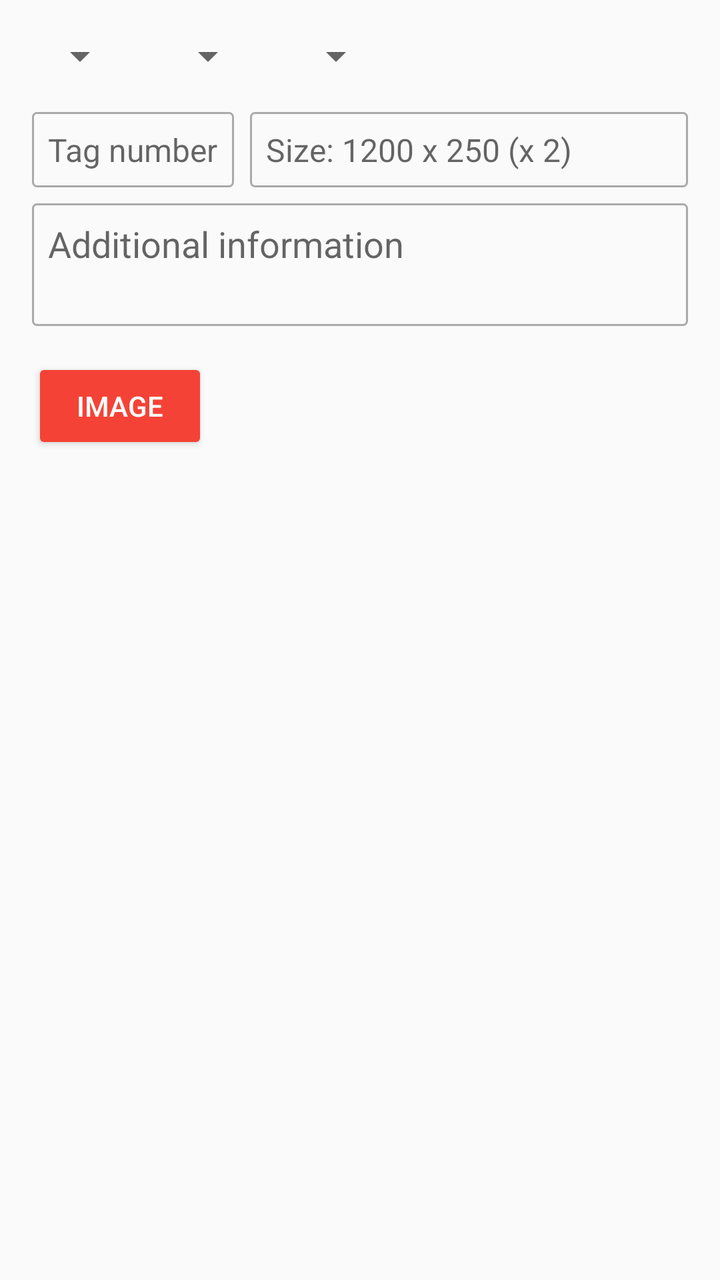
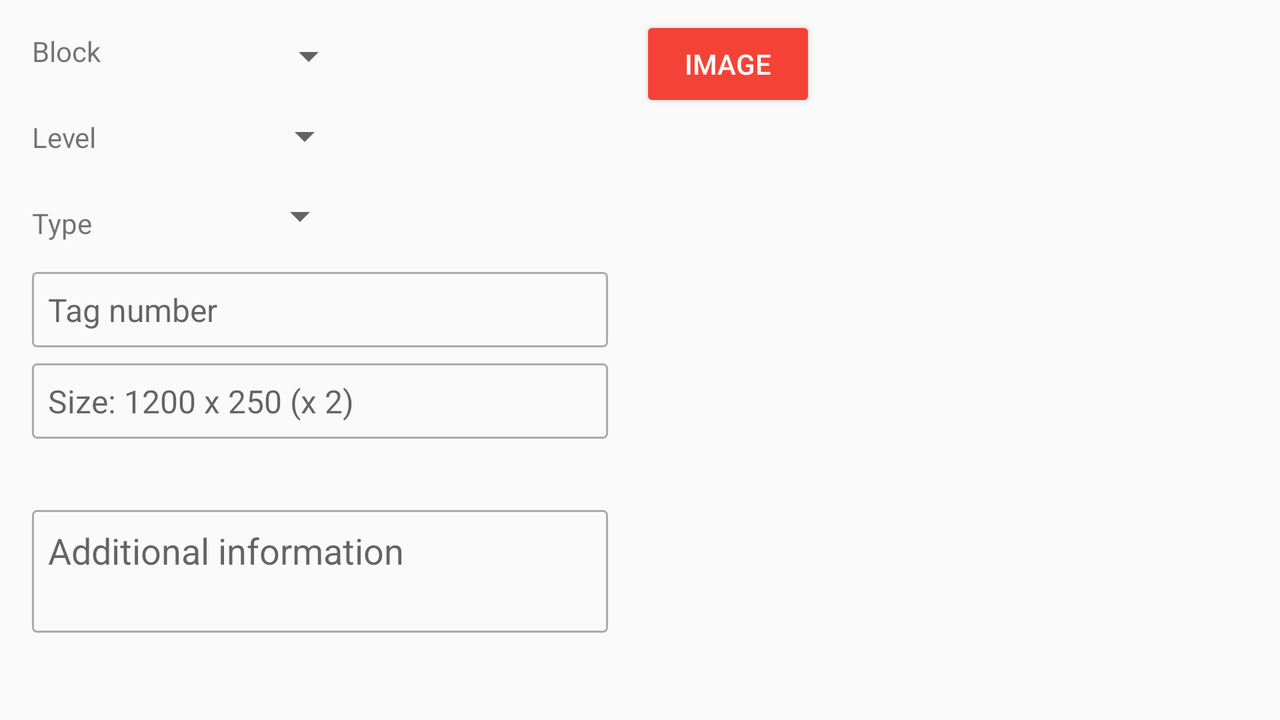

Two renders of one Android screen. The first uses the default layout on a phone; the second uses the alternative layout the repository ships for a different screen configuration, on a matching device. The two XML files are below.
<!-- AndroidManifest.xml: application theme AppTheme -->
<!-- res/layout/fragment_record_form.xml -->
<?xml version="1.0" encoding="utf-8"?>
    <android.support.constraint.ConstraintLayout
        xmlns:android="http://schemas.android.com/apk/res/android"
        xmlns:app="http://schemas.android.com/apk/res-auto"
        xmlns:tools="http://schemas.android.com/tools"
        android:layout_width="match_parent"
        android:layout_height="match_parent"
        tools:context=".RecordFormFragment">


        <Spinner
        android:id="@+id/block_spinner"
        android:layout_width="wrap_content"
        android:layout_height="wrap_content"
        android:layout_marginStart="16dp"
        android:layout_marginTop="16dp"
        app:layout_constraintStart_toStartOf="parent"
        app:layout_constraintTop_toTopOf="parent"/>

    <Spinner
        android:id="@+id/level_spinner"
        android:layout_width="wrap_content"
        android:layout_height="wrap_content"
        android:layout_marginStart="16dp"
        app:layout_constraintStart_toEndOf="@+id/block_spinner"
        app:layout_constraintTop_toTopOf="@+id/block_spinner"/>

    <EditText
        android:id="@+id/et_tag"
        android:layout_width="0dp"
        android:layout_height="wrap_content"
        android:layout_marginStart="16dp"
        android:layout_marginTop="16dp"
        android:background="@drawable/edit_text_bg"
        android:hint="Tag number"
        android:padding="8dp"
        android:textSize="16sp"
        app:layout_constraintStart_toStartOf="parent"
        app:layout_constraintTop_toBottomOf="@+id/block_spinner"/>

    <EditText
        android:id="@+id/et_size"
        android:layout_width="0dp"
        android:layout_height="wrap_content"
        android:layout_marginEnd="16dp"
        android:layout_marginStart="8dp"
        android:background="@drawable/edit_text_bg"
        android:hint="Size: 1200 x 250 (x 2)"
        android:padding="8dp"
        android:textSize="16sp"
        app:layout_constraintBaseline_toBaselineOf="@+id/et_tag"
        app:layout_constraintEnd_toEndOf="parent"
        app:layout_constraintStart_toEndOf="@+id/et_tag"/>

    <Spinner
        android:id="@+id/record_type_spinner"
        android:layout_width="wrap_content"
        android:layout_height="wrap_content"
        android:layout_marginStart="16dp"
        app:layout_constraintStart_toEndOf="@+id/level_spinner"
        app:layout_constraintTop_toTopOf="@+id/level_spinner"/>

    <EditText
        android:id="@+id/et_additional_info"
        android:layout_width="0dp"
        android:layout_height="wrap_content"
        android:layout_marginEnd="16dp"
        android:layout_marginStart="16dp"
        android:layout_marginTop="8dp"
        android:background="@drawable/edit_text_bg"
        android:ems="10"
        android:gravity="start"
        android:hint="Additional information"
        android:inputType="textMultiLine"
        android:lines="2"
        android:padding="8dp"
        android:textAllCaps="false"
        app:layout_constraintEnd_toEndOf="parent"
        app:layout_constraintStart_toStartOf="parent"
        app:layout_constraintTop_toBottomOf="@+id/et_size"/>

    <Button
        android:id="@+id/btn_add_image"
        android:layout_width="wrap_content"
        android:layout_height="wrap_content"
        android:layout_marginStart="16dp"
        android:layout_marginTop="16dp"
        android:drawableStart="@drawable/ic_add_white_24dp"
        android:text="@string/add_image_btn_text"
        android:textColor="@android:color/white"
        android:theme="@style/PrimaryButton"
        app:layout_constraintStart_toStartOf="parent"
        app:layout_constraintTop_toBottomOf="@+id/et_additional_info"/>

    <GridView
        android:id="@+id/image_gird_view"
        android:layout_width="0dp"
        android:layout_height="0dp"
        android:layout_marginBottom="8dp"
        android:layout_marginTop="8dp"
        android:horizontalSpacing="@dimen/grid_view_horizontal_spacing"
        android:numColumns="auto_fit"
        android:stretchMode="columnWidth"
        android:verticalSpacing="@dimen/grid_view_vertical_spacing"
        app:layout_constraintBottom_toBottomOf="parent"
        app:layout_constraintEnd_toEndOf="parent"
        app:layout_constraintStart_toStartOf="parent"
        app:layout_constraintTop_toBottomOf="@+id/btn_add_image"/>

    </android.support.constraint.ConstraintLayout>
<!-- resources referenced by this layout -->
<resources>
  <dimen name="grid_view_horizontal_spacing">2dp</dimen>
  <dimen name="grid_view_vertical_spacing">2dp</dimen>
  <!-- drawable edit_text_bg (drawable) -->
  <?xml version="1.0" encoding="utf-8"?>
  <shape xmlns:android="http://schemas.android.com/apk/res/android"
      android:shape="rectangle">
      <corners
          android:radius="2dp"/>
      <stroke
          android:color="@android:color/darker_gray"
          android:width="1dp"/>
  </shape>
  <string name="add_image_btn_text">Image</string>
  
      // menu main
  <style name="PrimaryButton" parent="Theme.AppCompat">
          <item name="colorButtonNormal">@color/colorPrimary</item>
          <item name="colorControlHighlight">@color/colorAccent</item>
      </style>
  <style name="AppTheme" parent="Theme.AppCompat.Light.DarkActionBar">
          
          <item name="colorPrimary">@color/colorPrimary</item>
          <item name="colorPrimaryDark">@color/colorPrimaryDark</item>
          <item name="colorAccent">@color/colorAccent</item>
      </style>
  <color name="colorPrimary">#F44336</color>
  <color name="colorAccent">#FF5252</color>
  <color name="colorPrimaryDark">#D32F2F</color>
</resources>
<!-- res/layout-land/fragment_record_form.xml (the repository's variant of the layout above) -->
<!-- drawn on the phone turned sideways -->
<?xml version="1.0" encoding="utf-8"?>
<android.support.constraint.ConstraintLayout
    xmlns:android="http://schemas.android.com/apk/res/android"
    xmlns:app="http://schemas.android.com/apk/res-auto"
    xmlns:tools="http://schemas.android.com/tools"
    android:layout_width="match_parent"
    android:layout_height="match_parent"
    tools:context=".RecordFormFragment">


    <TextView
        android:id="@+id/textView"
        android:layout_width="wrap_content"
        android:layout_height="wrap_content"
        android:layout_marginStart="16dp"
        android:layout_marginTop="16dp"
        android:text="@string/block_label"
        app:layout_constraintStart_toStartOf="parent"
        app:layout_constraintTop_toTopOf="parent"/>

    <Spinner
        android:id="@+id/block_spinner"
        android:layout_width="120dp"
        android:layout_height="wrap_content"
        android:layout_marginStart="8dp"
        android:layout_marginTop="16dp"
        app:layout_constraintStart_toEndOf="@+id/textView"
        app:layout_constraintTop_toTopOf="parent"/>

    <TextView
        android:id="@+id/textView2"
        android:layout_width="wrap_content"
        android:layout_height="wrap_content"
        android:layout_marginStart="16dp"
        android:layout_marginTop="24dp"
        android:text="@string/level_label"
        app:layout_constraintStart_toStartOf="parent"
        app:layout_constraintTop_toBottomOf="@+id/textView"/>

    <Spinner
        android:id="@+id/level_spinner"
        android:layout_width="120dp"
        android:layout_height="wrap_content"
        android:layout_marginStart="8dp"
        android:layout_marginTop="16dp"
        app:layout_constraintStart_toEndOf="@+id/textView2"
        app:layout_constraintTop_toBottomOf="@+id/block_spinner"/>

    <TextView
        android:id="@+id/textView3"
        android:layout_width="wrap_content"
        android:layout_height="wrap_content"
        android:layout_marginStart="16dp"
        android:layout_marginTop="24dp"
        android:text="@string/type_label"
        app:layout_constraintStart_toStartOf="parent"
        app:layout_constraintTop_toBottomOf="@+id/textView2"/>

    <EditText
        android:id="@+id/et_tag"
        android:layout_width="0dp"
        android:layout_height="wrap_content"
        android:layout_marginEnd="16dp"
        android:layout_marginStart="16dp"
        android:layout_marginTop="16dp"
        android:background="@drawable/edit_text_bg"
        android:hint="Tag number"
        android:padding="8dp"
        android:textSize="16sp"
        app:layout_constraintEnd_toStartOf="@+id/guideline"
        app:layout_constraintStart_toStartOf="parent"
        app:layout_constraintTop_toBottomOf="@+id/record_type_spinner"/>

    <EditText
        android:id="@+id/et_size"
        android:layout_width="0dp"
        android:layout_height="wrap_content"
        android:layout_marginEnd="16dp"
        android:layout_marginStart="16dp"
        android:layout_marginTop="8dp"
        android:background="@drawable/edit_text_bg"
        android:hint="Size: 1200 x 250 (x 2)"
        android:padding="8dp"
        android:textSize="16sp"
        app:layout_constraintEnd_toStartOf="@+id/guideline"
        app:layout_constraintStart_toStartOf="parent"
        app:layout_constraintTop_toBottomOf="@+id/et_tag"/>

    <Spinner
        android:id="@+id/record_type_spinner"
        android:layout_width="120dp"
        android:layout_height="wrap_content"
        android:layout_marginStart="8dp"
        android:layout_marginTop="16dp"
        app:layout_constraintStart_toEndOf="@+id/textView3"
        app:layout_constraintTop_toBottomOf="@+id/level_spinner"/>

    <EditText
        android:id="@+id/et_additional_info"
        android:layout_width="0dp"
        android:layout_height="wrap_content"
        android:layout_marginBottom="16dp"
        android:layout_marginEnd="16dp"
        android:layout_marginStart="16dp"
        android:layout_marginTop="8dp"
        android:background="@drawable/edit_text_bg"
        android:ems="10"
        android:gravity="start"
        android:hint="Additional information"
        android:inputType="textMultiLine"
        android:lines="2"
        android:padding="8dp"
        android:textAllCaps="false"
        app:layout_constraintBottom_toBottomOf="parent"
        app:layout_constraintEnd_toStartOf="@+id/guideline"
        app:layout_constraintStart_toStartOf="parent"
        app:layout_constraintTop_toBottomOf="@+id/et_size"/>

    <Button
        android:id="@+id/btn_add_image"
        android:layout_width="wrap_content"
        android:layout_height="wrap_content"
        android:layout_marginTop="8dp"
        android:drawableStart="@drawable/ic_add_white_24dp"
        android:text="@string/add_image_btn_text"
        android:textColor="@android:color/white"
        android:theme="@style/PrimaryButton"
        app:layout_constraintStart_toStartOf="@+id/guideline"
        app:layout_constraintTop_toTopOf="parent"/>

    <GridView
        android:id="@+id/image_gird_view"
        android:layout_width="0dp"
        android:layout_height="0dp"
        android:layout_marginBottom="16dp"
        android:layout_marginEnd="16dp"
        android:layout_marginTop="8dp"
        android:horizontalSpacing="@dimen/grid_view_horizontal_spacing"
        android:numColumns="auto_fit"
        android:stretchMode="columnWidth"
        android:verticalSpacing="@dimen/grid_view_vertical_spacing"
        app:layout_constraintBottom_toBottomOf="parent"
        app:layout_constraintEnd_toEndOf="parent"
        app:layout_constraintStart_toStartOf="@+id/guideline"
        app:layout_constraintTop_toBottomOf="@+id/btn_add_image"/>

    <android.support.constraint.Guideline
        android:id="@+id/guideline"
        android:layout_width="wrap_content"
        android:layout_height="wrap_content"
        android:orientation="vertical"
        app:layout_constraintGuide_percent="0.5"/>

</android.support.constraint.ConstraintLayout>
<!-- resources referenced by the variant -->
<!-- as the phone turned sideways resolves them -->
<resources>
  <dimen name="grid_view_horizontal_spacing">2dp</dimen>
  <dimen name="grid_view_vertical_spacing">2dp</dimen>
  <!-- drawable edit_text_bg (drawable) -->
  <?xml version="1.0" encoding="utf-8"?>
  <shape xmlns:android="http://schemas.android.com/apk/res/android"
      android:shape="rectangle">
      <corners
          android:radius="2dp"/>
      <stroke
          android:color="@android:color/darker_gray"
          android:width="1dp"/>
  </shape>
  <string name="add_image_btn_text">Image</string>
  
      // menu main
  <string name="block_label">Block</string>
  <string name="level_label">Level</string>
  <string name="type_label">Type</string>
  <style name="PrimaryButton" parent="Theme.AppCompat">
          <item name="colorButtonNormal">@color/colorPrimary</item>
          <item name="colorControlHighlight">@color/colorAccent</item>
      </style>
  <style name="AppTheme" parent="Theme.AppCompat.Light.DarkActionBar">
          
          <item name="colorPrimary">@color/colorPrimary</item>
          <item name="colorPrimaryDark">@color/colorPrimaryDark</item>
          <item name="colorAccent">@color/colorAccent</item>
      </style>
  <color name="colorPrimary">#F44336</color>
  <color name="colorAccent">#FF5252</color>
  <color name="colorPrimaryDark">#D32F2F</color>
</resources>
